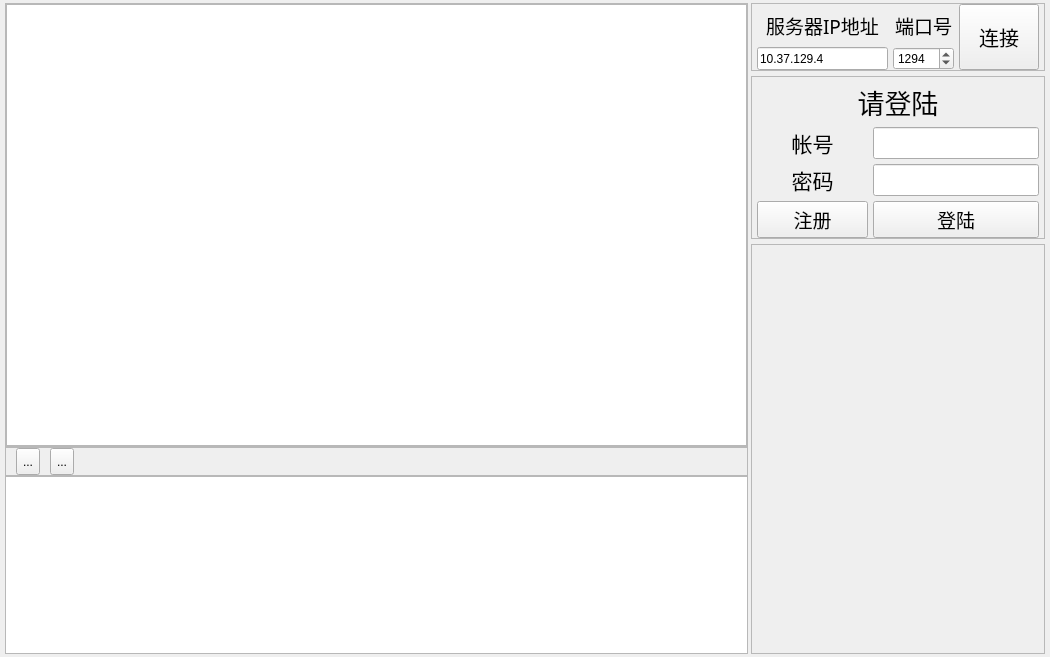
<?xml version="1.0" encoding="UTF-8"?>
<ui version="4.0">
 <class>chatWidget</class>
 <widget class="QWidget" name="chatWidget">
  <property name="geometry">
   <rect>
    <x>0</x>
    <y>0</y>
    <width>1050</width>
    <height>657</height>
   </rect>
  </property>
  <property name="sizePolicy">
   <sizepolicy hsizetype="Preferred" vsizetype="Preferred">
    <horstretch>0</horstretch>
    <verstretch>0</verstretch>
   </sizepolicy>
  </property>
  <property name="minimumSize">
   <size>
    <width>900</width>
    <height>600</height>
   </size>
  </property>
  <property name="windowTitle">
   <string>聊天室</string>
  </property>
  <property name="styleSheet">
   <string notr="true">#chatWidget{
	background-image: url(:/images/chat_bg.jpeg);
}
</string>
  </property>
  <layout class="QHBoxLayout" name="horizontalLayout_3" stretch="5,2">
   <property name="spacing">
    <number>3</number>
   </property>
   <property name="leftMargin">
    <number>0</number>
   </property>
   <property name="topMargin">
    <number>3</number>
   </property>
   <property name="rightMargin">
    <number>0</number>
   </property>
   <property name="bottomMargin">
    <number>3</number>
   </property>
   <item>
    <layout class="QVBoxLayout" name="left" stretch="15,1,6">
     <property name="spacing">
      <number>0</number>
     </property>
     <property name="sizeConstraint">
      <enum>QLayout::SetDefaultConstraint</enum>
     </property>
     <property name="leftMargin">
      <number>5</number>
     </property>
     <item>
      <widget class="QFrame" name="msg_show">
       <property name="frameShape">
        <enum>QFrame::StyledPanel</enum>
       </property>
       <property name="frameShadow">
        <enum>QFrame::Raised</enum>
       </property>
       <layout class="QHBoxLayout" name="horizontalLayout_2">
        <property name="spacing">
         <number>0</number>
        </property>
        <property name="leftMargin">
         <number>0</number>
        </property>
        <property name="topMargin">
         <number>0</number>
        </property>
        <property name="rightMargin">
         <number>0</number>
        </property>
        <property name="bottomMargin">
         <number>0</number>
        </property>
        <item>
         <widget class="QListWidget" name="msg_output_listWidget"/>
        </item>
       </layout>
      </widget>
     </item>
     <item>
      <widget class="QFrame" name="msg_tool">
       <property name="sizePolicy">
        <sizepolicy hsizetype="Preferred" vsizetype="Minimum">
         <horstretch>0</horstretch>
         <verstretch>0</verstretch>
        </sizepolicy>
       </property>
       <property name="minimumSize">
        <size>
         <width>1</width>
         <height>1</height>
        </size>
       </property>
       <property name="frameShape">
        <enum>QFrame::StyledPanel</enum>
       </property>
       <property name="frameShadow">
        <enum>QFrame::Raised</enum>
       </property>
       <layout class="QHBoxLayout" name="horizontalLayout">
        <property name="spacing">
         <number>10</number>
        </property>
        <property name="leftMargin">
         <number>10</number>
        </property>
        <property name="topMargin">
         <number>0</number>
        </property>
        <property name="rightMargin">
         <number>0</number>
        </property>
        <property name="bottomMargin">
         <number>0</number>
        </property>
        <item>
         <widget class="QToolButton" name="img_toolButton">
          <property name="sizePolicy">
           <sizepolicy hsizetype="Preferred" vsizetype="Preferred">
            <horstretch>0</horstretch>
            <verstretch>0</verstretch>
           </sizepolicy>
          </property>
          <property name="text">
           <string>...</string>
          </property>
         </widget>
        </item>
        <item>
         <widget class="QToolButton" name="file_toolButton">
          <property name="sizePolicy">
           <sizepolicy hsizetype="Preferred" vsizetype="Preferred">
            <horstretch>0</horstretch>
            <verstretch>0</verstretch>
           </sizepolicy>
          </property>
          <property name="text">
           <string>...</string>
          </property>
         </widget>
        </item>
        <item>
         <spacer name="horizontalSpacer">
          <property name="orientation">
           <enum>Qt::Horizontal</enum>
          </property>
          <property name="sizeHint" stdset="0">
           <size>
            <width>655</width>
            <height>14</height>
           </size>
          </property>
         </spacer>
        </item>
       </layout>
      </widget>
     </item>
     <item>
      <widget class="QTextEdit" name="msg_input_textEdit"/>
     </item>
    </layout>
   </item>
   <item>
    <layout class="QVBoxLayout" name="right" stretch="1,2,6">
     <property name="spacing">
      <number>5</number>
     </property>
     <property name="leftMargin">
      <number>0</number>
     </property>
     <property name="topMargin">
      <number>0</number>
     </property>
     <property name="rightMargin">
      <number>5</number>
     </property>
     <item>
      <widget class="QFrame" name="connect_server">
       <property name="frameShape">
        <enum>QFrame::StyledPanel</enum>
       </property>
       <property name="frameShadow">
        <enum>QFrame::Raised</enum>
       </property>
       <layout class="QGridLayout" name="gridLayout" rowstretch="2,1" columnstretch="7,2,4,0">
        <property name="leftMargin">
         <number>5</number>
        </property>
        <property name="topMargin">
         <number>0</number>
        </property>
        <property name="rightMargin">
         <number>5</number>
        </property>
        <property name="bottomMargin">
         <number>0</number>
        </property>
        <property name="horizontalSpacing">
         <number>5</number>
        </property>
        <property name="verticalSpacing">
         <number>0</number>
        </property>
        <item row="1" column="0">
         <widget class="QLineEdit" name="ip_lineEdit">
          <property name="sizePolicy">
           <sizepolicy hsizetype="Preferred" vsizetype="Preferred">
            <horstretch>0</horstretch>
            <verstretch>0</verstretch>
           </sizepolicy>
          </property>
          <property name="text">
           <string>10.37.129.4</string>
          </property>
          <property name="placeholderText">
           <string>请输入ip地址</string>
          </property>
         </widget>
        </item>
        <item row="0" column="0">
         <widget class="QLabel" name="ip_label">
          <property name="font">
           <font>
            <family>.AppleHongKongChineseFont</family>
            <pointsize>14</pointsize>
           </font>
          </property>
          <property name="text">
           <string>服务器IP地址</string>
          </property>
          <property name="alignment">
           <set>Qt::AlignCenter</set>
          </property>
         </widget>
        </item>
        <item row="1" column="1">
         <widget class="QSpinBox" name="port_spinBox">
          <property name="sizePolicy">
           <sizepolicy hsizetype="Preferred" vsizetype="Preferred">
            <horstretch>0</horstretch>
            <verstretch>0</verstretch>
           </sizepolicy>
          </property>
          <property name="maximum">
           <number>65535</number>
          </property>
          <property name="value">
           <number>1294</number>
          </property>
         </widget>
        </item>
        <item row="0" column="1">
         <widget class="QLabel" name="port_label">
          <property name="font">
           <font>
            <family>.AppleHongKongChineseFont</family>
            <pointsize>14</pointsize>
           </font>
          </property>
          <property name="text">
           <string>端口号</string>
          </property>
          <property name="alignment">
           <set>Qt::AlignCenter</set>
          </property>
         </widget>
        </item>
        <item row="0" column="2" rowspan="2">
         <widget class="QPushButton" name="connect_pushButton">
          <property name="sizePolicy">
           <sizepolicy hsizetype="Preferred" vsizetype="Preferred">
            <horstretch>0</horstretch>
            <verstretch>0</verstretch>
           </sizepolicy>
          </property>
          <property name="font">
           <font>
            <family>.AppleHongKongChineseFont</family>
            <pointsize>15</pointsize>
           </font>
          </property>
          <property name="text">
           <string>连接</string>
          </property>
         </widget>
        </item>
       </layout>
      </widget>
     </item>
     <item>
      <widget class="QFrame" name="login_user">
       <property name="frameShape">
        <enum>QFrame::StyledPanel</enum>
       </property>
       <property name="frameShadow">
        <enum>QFrame::Raised</enum>
       </property>
       <layout class="QGridLayout" name="gridLayout_2" rowstretch="4,2,2,2" columnstretch="2,3" rowminimumheight="0,0,0,0">
        <property name="leftMargin">
         <number>5</number>
        </property>
        <property name="topMargin">
         <number>5</number>
        </property>
        <property name="rightMargin">
         <number>5</number>
        </property>
        <property name="bottomMargin">
         <number>0</number>
        </property>
        <property name="spacing">
         <number>5</number>
        </property>
        <item row="0" column="0" colspan="2">
         <widget class="QLabel" name="login_title">
          <property name="font">
           <font>
            <family>.AppleHongKongChineseFont</family>
            <pointsize>20</pointsize>
           </font>
          </property>
          <property name="text">
           <string>请登陆</string>
          </property>
          <property name="alignment">
           <set>Qt::AlignCenter</set>
          </property>
         </widget>
        </item>
        <item row="1" column="0">
         <widget class="QLabel" name="user_label">
          <property name="font">
           <font>
            <family>.AppleHongKongChineseFont</family>
            <pointsize>16</pointsize>
           </font>
          </property>
          <property name="text">
           <string>帐号</string>
          </property>
          <property name="alignment">
           <set>Qt::AlignCenter</set>
          </property>
         </widget>
        </item>
        <item row="1" column="1">
         <widget class="QLineEdit" name="user_lineEdit">
          <property name="sizePolicy">
           <sizepolicy hsizetype="Preferred" vsizetype="Preferred">
            <horstretch>0</horstretch>
            <verstretch>0</verstretch>
           </sizepolicy>
          </property>
          <property name="text">
           <string/>
          </property>
         </widget>
        </item>
        <item row="2" column="0">
         <widget class="QLabel" name="passwd_label">
          <property name="font">
           <font>
            <family>.AppleHongKongChineseFont</family>
            <pointsize>16</pointsize>
           </font>
          </property>
          <property name="text">
           <string>密码</string>
          </property>
          <property name="alignment">
           <set>Qt::AlignCenter</set>
          </property>
         </widget>
        </item>
        <item row="2" column="1">
         <widget class="QLineEdit" name="passwd_lineEdit">
          <property name="sizePolicy">
           <sizepolicy hsizetype="Preferred" vsizetype="Preferred">
            <horstretch>0</horstretch>
            <verstretch>0</verstretch>
           </sizepolicy>
          </property>
          <property name="echoMode">
           <enum>QLineEdit::Password</enum>
          </property>
         </widget>
        </item>
        <item row="3" column="0">
         <widget class="QPushButton" name="register_pushButton">
          <property name="sizePolicy">
           <sizepolicy hsizetype="Preferred" vsizetype="Preferred">
            <horstretch>0</horstretch>
            <verstretch>0</verstretch>
           </sizepolicy>
          </property>
          <property name="font">
           <font>
            <family>.AppleHongKongChineseFont</family>
            <pointsize>14</pointsize>
           </font>
          </property>
          <property name="text">
           <string>注册</string>
          </property>
         </widget>
        </item>
        <item row="3" column="1">
         <widget class="QPushButton" name="login_pushButton">
          <property name="sizePolicy">
           <sizepolicy hsizetype="Preferred" vsizetype="Preferred">
            <horstretch>0</horstretch>
            <verstretch>0</verstretch>
           </sizepolicy>
          </property>
          <property name="font">
           <font>
            <family>.AppleHongKongChineseFont</family>
            <pointsize>14</pointsize>
           </font>
          </property>
          <property name="text">
           <string>登陆</string>
          </property>
         </widget>
        </item>
       </layout>
      </widget>
     </item>
     <item>
      <widget class="QFrame" name="show_data">
       <property name="frameShape">
        <enum>QFrame::StyledPanel</enum>
       </property>
       <property name="frameShadow">
        <enum>QFrame::Raised</enum>
       </property>
      </widget>
     </item>
    </layout>
   </item>
  </layout>
 </widget>
 <resources/>
 <connections/>
</ui>
